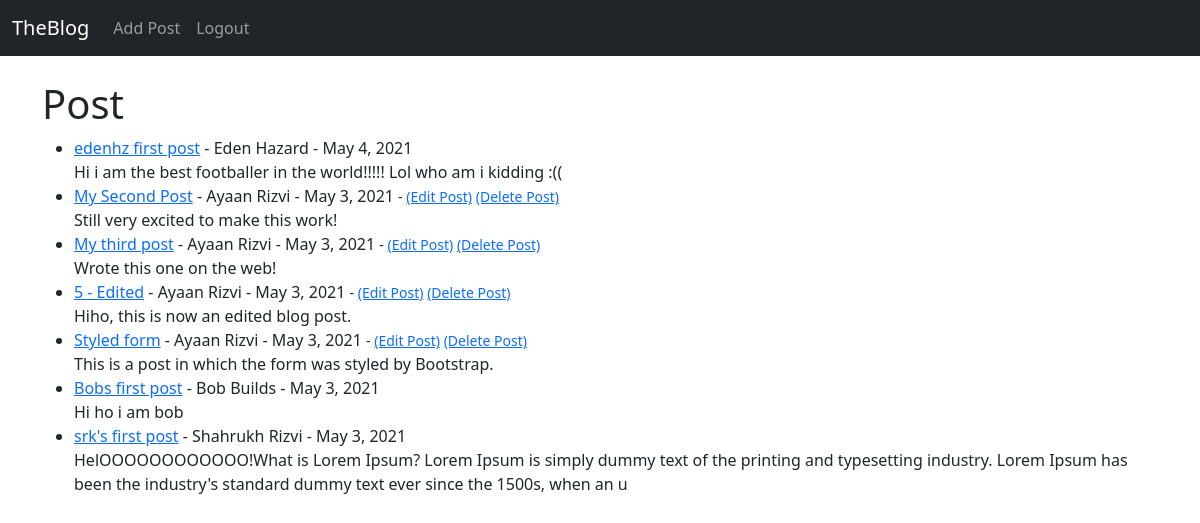
The app's page / (signed in) with its own data.
### theblog/models.py (models this page shows, shortened)
class Post(models.Model):
	title = models.CharField(max_length=255)
	title_tag = models.CharField(max_length=255)
	author = models.ForeignKey(User, on_delete=models.CASCADE)
	body = models.TextField()
	post_date = models.DateField(auto_now_add=True)

### theblog/views.py (the view)
# urls.py: path('',HomeView.as_view(), name="home"),
class HomeView(ListView):
	model = Post
	template_name = 'home.html'
	ordering = ['-post_date']

### theblog/templates/home.html
{% extends 'base.html' %}
{% block content %}
<h1>Post</h1>
<ul>
{% for post in object_list %}
	<li><a href="{% url 'article-detail' post.pk %}">{{ post.title }}</a> - {{ post.author.first_name }} {{ post.author.last_name }} - {{ post.post_date }} <small>
		{% if user.is_authenticated %}
			{% if user.id == post.author.id %}
				- <a href="{% url 'update_post' post.pk %}">(Edit Post)</a>
				<a href="{% url 'delete_post' post.pk %}">(Delete Post)</a>
			{% endif %}
		{% endif %}
	</small> <br/>
	{{ post.body|slice:":200" }}</li>
{% endfor%}
</ul>
{% endblock %}

### records on screen
Post: title "edenhz first post", author.first_name "Eden", author.last_name "Hazard", post_date "May 4, 2021", body "Hi i am the best footballer in the world!!!!! Lol who am i kidding :(("
Post: title "My Second Post", author.first_name "Ayaan", author.last_name "Rizvi", post_date "May 3, 2021", shows "(Edit Post)", body "Still very excited to make this work!"
Post: title "My third post", author.first_name "Ayaan", author.last_name "Rizvi", post_date "May 3, 2021", shows "(Edit Post)", body "Wrote this one on the web!"
Post: title "5 - Edited", author.first_name "Ayaan", author.last_name "Rizvi", post_date "May 3, 2021", shows "(Edit Post)", body "Hiho, this is now an edited blog post."
Post: title "Styled form", author.first_name "Ayaan", author.last_name "Rizvi", post_date "May 3, 2021", shows "(Edit Post)", body "This is a post in which the form was styled by Bootstrap."
Post: title "Bobs first post", author.first_name "Bob", author.last_name "Builds", post_date "May 3, 2021", body "Hi ho i am bob"
Post: title "srk's first post", author.first_name "Shahrukh", author.last_name "Rizvi", post_date "May 3, 2021", body "HelOOOOOOOOOOOO!What is Lorem Ipsum? Lorem Ipsum is simply dummy text of the printing and typesetting industry. Lorem Ipsum has been the industry's standard dummy text ever since the 1500s, when an u"
